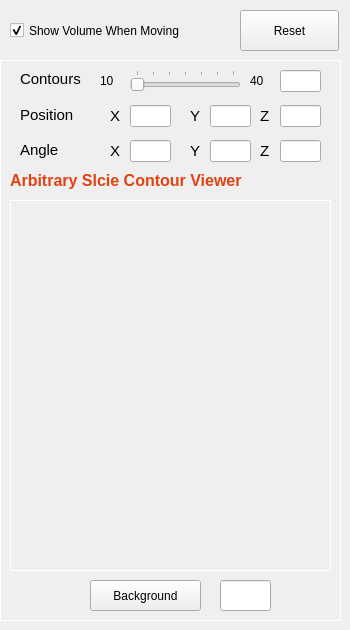
     <widget class="QWidget" name="SliceVolTab2">
      <attribute name="title">
       <string>Slice Vol Arb</string>
      </attribute>
      <widget class="QCheckBox" name="checkArbSliceVolumeEnable">
       <property name="geometry">
        <rect>
         <x>10</x>
         <y>20</y>
         <width>221</width>
         <height>21</height>
        </rect>
       </property>
       <property name="text">
        <string>Show Volume When Moving</string>
       </property>
       <property name="checked">
        <bool>true</bool>
       </property>
      </widget>
      <widget class="QFrame" name="frameSliceArb">
       <property name="enabled">
        <bool>true</bool>
       </property>
       <property name="geometry">
        <rect>
         <x>0</x>
         <y>60</y>
         <width>341</width>
         <height>561</height>
        </rect>
       </property>
       <property name="styleSheet">
        <string notr="true">QFrame
{
border:1px solid white;
}

QLabel
{
border:none;
}</string>
       </property>
       <property name="frameShape">
        <enum>QFrame::StyledPanel</enum>
       </property>
       <property name="frameShadow">
        <enum>QFrame::Raised</enum>
       </property>
       <widget class="QLineEdit" name="lineArbSLiceContourColour">
        <property name="geometry">
         <rect>
          <x>220</x>
          <y>520</y>
          <width>51</width>
          <height>31</height>
         </rect>
        </property>
        <property name="readOnly">
         <bool>true</bool>
        </property>
       </widget>
       <widget class="QPushButton" name="buttonArbSliceContourBackground">
        <property name="geometry">
         <rect>
          <x>90</x>
          <y>520</y>
          <width>111</width>
          <height>31</height>
         </rect>
        </property>
        <property name="text">
         <string>Background</string>
        </property>
       </widget>
       <widget class="QLabel" name="label_21">
        <property name="geometry">
         <rect>
          <x>10</x>
          <y>110</y>
          <width>311</width>
          <height>20</height>
         </rect>
        </property>
        <property name="font">
         <font>
          <pointsize>12</pointsize>
          <weight>75</weight>
          <bold>true</bold>
         </font>
        </property>
        <property name="styleSheet">
         <string notr="true">color: rgb(225, 67, 19);</string>
        </property>
        <property name="text">
         <string>Arbitrary Slcie Contour Viewer</string>
        </property>
       </widget>
       <widget class="QFrame" name="frame_2">
        <property name="geometry">
         <rect>
          <x>10</x>
          <y>140</y>
          <width>321</width>
          <height>371</height>
         </rect>
        </property>
        <property name="frameShape">
         <enum>QFrame::StyledPanel</enum>
        </property>
        <property name="frameShadow">
         <enum>QFrame::Raised</enum>
        </property>
        <widget class="QVTKWidget" name="widget_ArbPlanePreview" native="true">
         <property name="enabled">
          <bool>true</bool>
         </property>
         <property name="geometry">
          <rect>
           <x>10</x>
           <y>10</y>
           <width>301</width>
           <height>351</height>
          </rect>
         </property>
        </widget>
       </widget>
       <widget class="QLabel" name="label_2">
        <property name="geometry">
         <rect>
          <x>20</x>
          <y>10</y>
          <width>67</width>
          <height>17</height>
         </rect>
        </property>
        <property name="font">
         <font>
          <family>Arial</family>
          <pointsize>11</pointsize>
         </font>
        </property>
        <property name="text">
         <string>Contours</string>
        </property>
       </widget>
       <widget class="QLineEdit" name="lineArbSlicePosX">
        <property name="geometry">
         <rect>
          <x>130</x>
          <y>45</y>
          <width>41</width>
          <height>22</height>
         </rect>
        </property>
        <property name="readOnly">
         <bool>true</bool>
        </property>
       </widget>
       <widget class="QLabel" name="lablArbSliceMin">
        <property name="geometry">
         <rect>
          <x>190</x>
          <y>45</y>
          <width>16</width>
          <height>21</height>
         </rect>
        </property>
        <property name="font">
         <font>
          <family>Arial</family>
          <pointsize>11</pointsize>
         </font>
        </property>
        <property name="text">
         <string>Y</string>
        </property>
       </widget>
       <widget class="QLineEdit" name="lineArbSlicePosY">
        <property name="geometry">
         <rect>
          <x>210</x>
          <y>45</y>
          <width>41</width>
          <height>22</height>
         </rect>
        </property>
        <property name="readOnly">
         <bool>true</bool>
        </property>
       </widget>
       <widget class="QLabel" name="label_13">
        <property name="geometry">
         <rect>
          <x>20</x>
          <y>80</y>
          <width>51</width>
          <height>20</height>
         </rect>
        </property>
        <property name="font">
         <font>
          <family>Arial</family>
          <pointsize>11</pointsize>
         </font>
        </property>
        <property name="text">
         <string>Angle</string>
        </property>
       </widget>
       <widget class="QLineEdit" name="lineArbSliceAngleX">
        <property name="geometry">
         <rect>
          <x>130</x>
          <y>80</y>
          <width>41</width>
          <height>22</height>
         </rect>
        </property>
        <property name="readOnly">
         <bool>true</bool>
        </property>
       </widget>
       <widget class="QLineEdit" name="lineArbSliceAngleY">
        <property name="geometry">
         <rect>
          <x>210</x>
          <y>80</y>
          <width>41</width>
          <height>22</height>
         </rect>
        </property>
        <property name="readOnly">
         <bool>true</bool>
        </property>
       </widget>
       <widget class="QLineEdit" name="lineArbSliceAngleZ">
        <property name="geometry">
         <rect>
          <x>280</x>
          <y>80</y>
          <width>41</width>
          <height>22</height>
         </rect>
        </property>
        <property name="readOnly">
         <bool>true</bool>
        </property>
       </widget>
       <widget class="QLineEdit" name="lineArbSlicePosZ">
        <property name="geometry">
         <rect>
          <x>280</x>
          <y>45</y>
          <width>41</width>
          <height>22</height>
         </rect>
        </property>
        <property name="readOnly">
         <bool>true</bool>
        </property>
       </widget>
       <widget class="QLabel" name="lablArbSliceMin_2">
        <property name="geometry">
         <rect>
          <x>260</x>
          <y>45</y>
          <width>16</width>
          <height>21</height>
         </rect>
        </property>
        <property name="font">
         <font>
          <family>Arial</family>
          <pointsize>11</pointsize>
         </font>
        </property>
        <property name="text">
         <string>Z</string>
        </property>
       </widget>
       <widget class="QLabel" name="lablArbSliceMin_3">
        <property name="geometry">
         <rect>
          <x>260</x>
          <y>80</y>
          <width>16</width>
          <height>21</height>
         </rect>
        </property>
        <property name="font">
         <font>
          <family>Arial</family>
          <pointsize>11</pointsize>
         </font>
        </property>
        <property name="text">
         <string>Z</string>
        </property>
       </widget>
       <widget class="QLabel" name="lablArbSliceMin_4">
        <property name="geometry">
         <rect>
          <x>190</x>
          <y>80</y>
          <width>16</width>
          <height>21</height>
         </rect>
        </property>
        <property name="font">
         <font>
          <family>Arial</family>
          <pointsize>11</pointsize>
         </font>
        </property>
        <property name="text">
         <string>Y</string>
        </property>
       </widget>
       <widget class="QLabel" name="lablArbSliceMin_5">
        <property name="geometry">
         <rect>
          <x>110</x>
          <y>45</y>
          <width>16</width>
          <height>21</height>
         </rect>
        </property>
        <property name="font">
         <font>
          <family>Arial</family>
          <pointsize>11</pointsize>
         </font>
        </property>
        <property name="text">
         <string>X</string>
        </property>
       </widget>
       <widget class="QLabel" name="lablArbSliceMin_6">
        <property name="geometry">
         <rect>
          <x>110</x>
          <y>80</y>
          <width>16</width>
          <height>21</height>
         </rect>
        </property>
        <property name="font">
         <font>
          <family>Arial</family>
          <pointsize>11</pointsize>
         </font>
        </property>
        <property name="text">
         <string>X</string>
        </property>
       </widget>
       <widget class="QLabel" name="label_46">
        <property name="geometry">
         <rect>
          <x>20</x>
          <y>45</y>
          <width>61</width>
          <height>20</height>
         </rect>
        </property>
        <property name="font">
         <font>
          <family>Arial</family>
          <pointsize>11</pointsize>
         </font>
        </property>
        <property name="text">
         <string>Position</string>
        </property>
       </widget>
       <widget class="QSlider" name="slider_CntourDisplay">
        <property name="geometry">
         <rect>
          <x>130</x>
          <y>10</y>
          <width>111</width>
          <height>21</height>
         </rect>
        </property>
        <property name="minimum">
         <number>10</number>
        </property>
        <property name="maximum">
         <number>40</number>
        </property>
        <property name="value">
         <number>10</number>
        </property>
        <property name="sliderPosition">
         <number>10</number>
        </property>
        <property name="orientation">
         <enum>Qt::Horizontal</enum>
        </property>
        <property name="tickPosition">
         <enum>QSlider::TicksAbove</enum>
        </property>
        <property name="tickInterval">
         <number>5</number>
        </property>
       </widget>
       <widget class="QLineEdit" name="lineArbSliceContours">
        <property name="geometry">
         <rect>
          <x>280</x>
          <y>10</y>
          <width>41</width>
          <height>22</height>
         </rect>
        </property>
       </widget>
       <widget class="QLabel" name="lablArbSliceMin_7">
        <property name="geometry">
         <rect>
          <x>100</x>
          <y>10</y>
          <width>31</width>
          <height>21</height>
         </rect>
        </property>
        <property name="text">
         <string>10</string>
        </property>
       </widget>
       <widget class="QLabel" name="lablArbSliceMin_8">
        <property name="geometry">
         <rect>
          <x>250</x>
          <y>10</y>
          <width>21</width>
          <height>21</height>
         </rect>
        </property>
        <property name="text">
         <string>40</string>
        </property>
       </widget>
      </widget>
      <widget class="QPushButton" name="buttonArbReset">
       <property name="geometry">
        <rect>
         <x>240</x>
         <y>10</y>
         <width>99</width>
         <height>41</height>
        </rect>
       </property>
       <property name="text">
        <string>Reset</string>
       </property>
      </widget>
     </widget>
